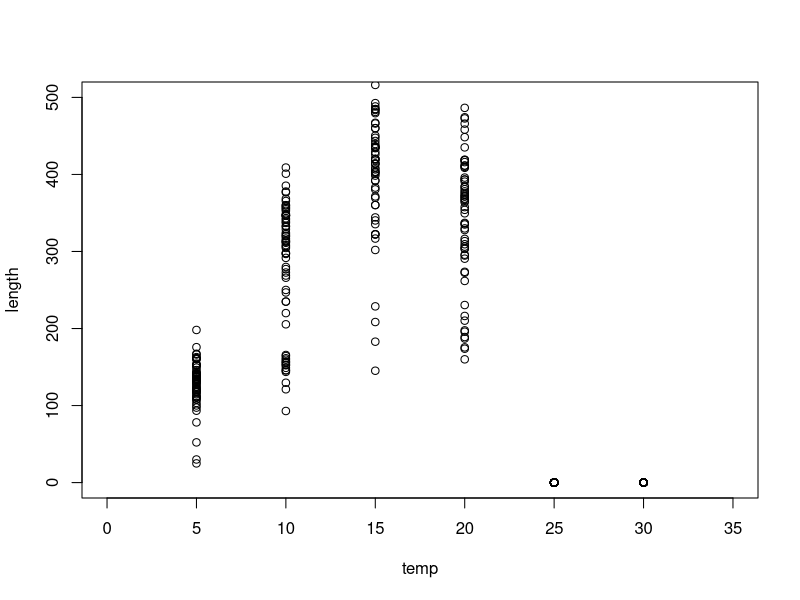
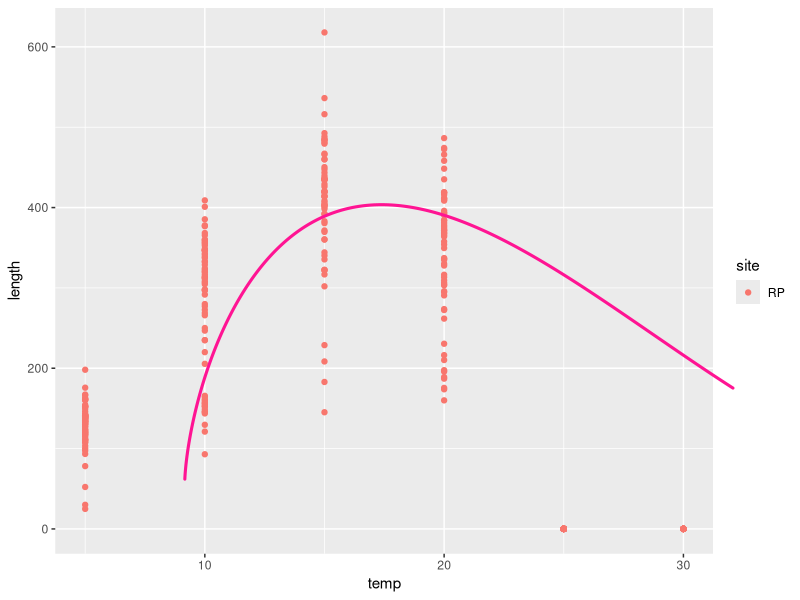

The R script that drew these images, in order:
library(tidyverse)
library(minpack.lm)

growth <- read_csv("./data/tpc_rhizoid_tidy.csv")

str(growth)

growth <- growth %>% 
 mutate(site = as.factor(site)) 


# TPC model ---------------------------------------------------------------


# used to plot the best fit models
# Input variables c, T0 (=Tmin), Tm (=Tmax), and m are estimated from the nls best fit (1b)
# h.temp is a number series that encompases the range of temperature values 
# you want to plot over 
fun.mb = function(c, T0, Tm, h.temp, m){c * (-h.temp + T0 + Tm)*(Tm -h.temp)*(h.temp - T0)^(1/m)}

fun.b = function(c, T0, Tm, h.temp, m){c * h.temp * (h.temp - T0)*(Tm - h.temp)^(1/m)}



# Salt Spring TPC ---------------------------------------------------------

ruckle <- growth %>% 
  filter(site == "RP")


rmb<- nlsLM(length ~ c*(-temp + T0 + Tm)*(Tm - temp)*(temp - T0)^(0.65), data = ruckle, 
            start = list(c = 12, T0 = 0, Tm = 35))

#The output with the estimates for c, T0 and Tm
rmb  

# the modified Briere fit over
tempsim <- seq(0, 35, by=.01)

# Figure 1B - plotting the growth by temperature 
plot(data = ruckle, length ~ temp, xlim = c(0,35), ylim = c(0,500))

ggplot(data = ruckle, aes(x = temp, y = length, color = site)) + 
  geom_point() 

#plotting the modified Briere fit with c=0.2161, T0=4.4868, Tm=31.4644,(from rmb) 
# and across temperature range (tempsim)
lines(tempsim, fun.mb(0.06591, 4.34452,47.17774,tempsim,1/0.65),
      lwd=3, col="deeppink") #rmb - model the estimates came from


# Nanaimo -----------------------------------------------------------------

nanaimo <- growth %>% 
  filter(site == "NP")

nmb<- nlsLM(length ~ c*(-temp + T0 + Tm)*(Tm - temp)*(temp - T0)^(0.65), data = nanaimo, 
            start = list(c = 12, T0 = 0, Tm = 35))

#The output with the estimates for c, T0 and Tm
nmb  


# Bamfield ----------------------------------------------------------------

bamfield <- growth %>% 
  filter(site == "BI")
  
bmb<- nlsLM(length ~ c*(-temp + T0 + Tm)*(Tm - temp)*(temp - T0)^(0.65), data = bamfield, 
            start = list(c = 12, T0 = 0, Tm = 35))

#The output with the estimates for c, T0 and Tm
bmb  
